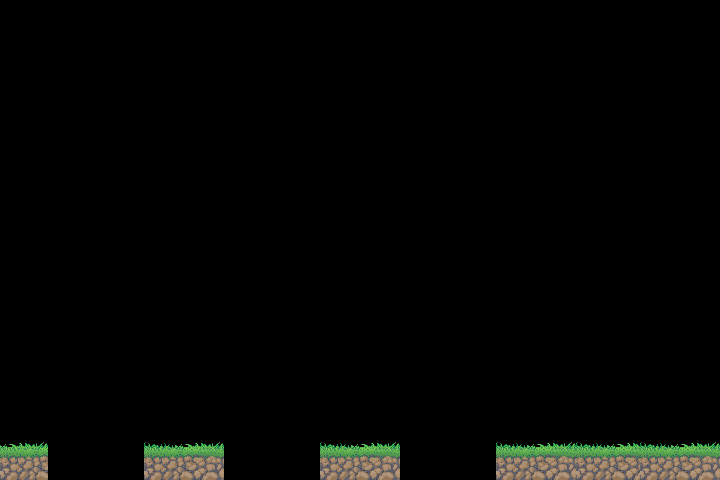

This is a level from a 2D game, rendered from its Tiled map with the project's own tilesets. A one-line summary and the map file follow, with tile-layer data summarised:
An orthogonal 45x30 tile map with 16x16 px tiles, 3 tile layers (collision, Grass 0, Grass 1), 2 tilesets.

<map version="1.0" orientation="orthogonal" width="45" height="30" tilewidth="16" tileheight="16">
 <tileset firstgid="1" name="collision" tilewidth="16" tileheight="16">
  <image source="red.png" width="128" height="51" />
 </tileset>
 <tileset firstgid="25" name="grasstile" tilewidth="16" tileheight="16">
  <image source="grasstile.png" width="80" height="80" />
 </tileset>
 <layer name="collision" width="45" height="30">
  <data>[1350 cells, 54 non-empty, 1 distinct tile ids]</data>
 </layer>
 <layer name="Grass 0" width="45" height="30">
  <data>[1350 cells, 76 non-empty, 15 distinct tile ids]</data>
 </layer>
 <layer name="Grass 1" width="45" height="30">
  <data>[1350 cells, 5 non-empty, 5 distinct tile ids]</data>
 </layer>
</map>
